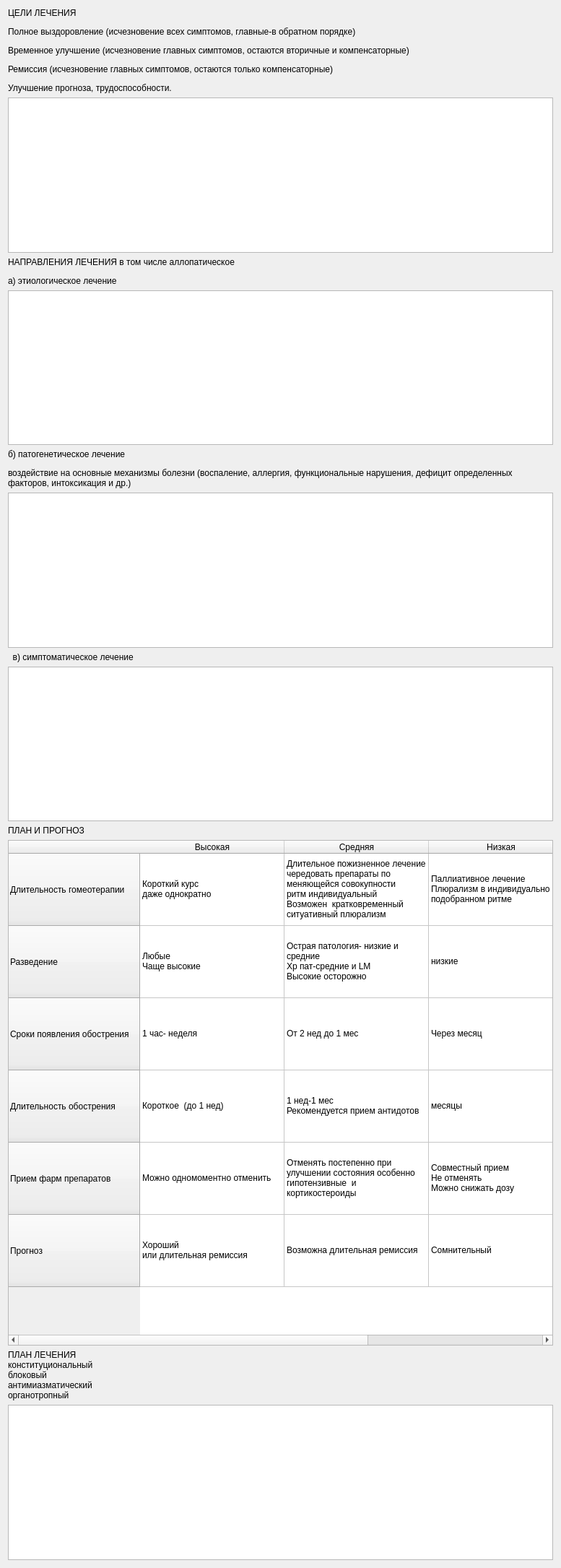
   <widget class="QWidget" name="treatmentPlanContents">
    <property name="geometry">
     <rect>
      <x>0</x>
      <y>0</y>
      <width>777</width>
      <height>2171</height>
     </rect>
    </property>
    <layout class="QVBoxLayout" name="treatmentPlanLayout">
     <item>
      <widget class="QLabel" name="label174">
       <property name="text">
        <string>&lt;html&gt;&lt;head/&gt;&lt;body&gt;&lt;p&gt;ЦЕЛИ ЛЕЧЕНИЯ&lt;/p&gt;&lt;p&gt;Полное выздоровление (исчезновение всех симптомов, главные-в обратном порядке)&lt;/p&gt;&lt;p&gt;Временное улучшение (исчезновение главных симптомов, остаются вторичные и компенсаторные)&lt;/p&gt;&lt;p&gt;Ремиссия (исчезновение главных симптомов, остаются только компенсаторные)&lt;/p&gt;&lt;p&gt;Улучшение прогноза, трудоспособности.&lt;/p&gt;&lt;/body&gt;&lt;/html&gt;</string>
       </property>
       <property name="wordWrap">
        <bool>true</bool>
       </property>
      </widget>
     </item>
     <item>
      <widget class="QTextEdit" name="edit174">
       <property name="html">
        <string>&lt;!DOCTYPE HTML PUBLIC &quot;-//W3C//DTD HTML 4.0//EN&quot; &quot;http://www.w3.org/TR/REC-html40/strict.dtd&quot;&gt;
&lt;html&gt;&lt;head&gt;&lt;meta name=&quot;qrichtext&quot; content=&quot;1&quot; /&gt;&lt;meta charset=&quot;utf-8&quot; /&gt;&lt;style type=&quot;text/css&quot;&gt;
p, li { white-space: pre-wrap; }
hr { height: 1px; border-width: 0; }
li.unchecked::marker { content: &quot;\2610&quot;; }
li.checked::marker { content: &quot;\2612&quot;; }
&lt;/style&gt;&lt;/head&gt;&lt;body style=&quot; font-family:'Segoe UI'; font-size:9pt; font-weight:400; font-style:normal;&quot;&gt;
&lt;p style=&quot;-qt-paragraph-type:empty; margin-top:0px; margin-bottom:0px; margin-left:0px; margin-right:0px; -qt-block-indent:0; text-indent:0px;&quot;&gt;&lt;br /&gt;&lt;/p&gt;&lt;/body&gt;&lt;/html&gt;</string>
       </property>
       <property name="plainText">
        <string/>
       </property>
      </widget>
     </item>
     <item>
      <widget class="QLabel" name="label175">
       <property name="text">
        <string>&lt;html&gt;&lt;head/&gt;&lt;body&gt;&lt;p&gt;НАПРАВЛЕНИЯ ЛЕЧЕНИЯ  в том числе аллопатическое&lt;/p&gt;&lt;p&gt;   а) этиологическое лечение&lt;/p&gt;&lt;/body&gt;&lt;/html&gt;</string>
       </property>
       <property name="wordWrap">
        <bool>true</bool>
       </property>
      </widget>
     </item>
     <item>
      <widget class="QTextEdit" name="edit175"/>
     </item>
     <item>
      <widget class="QLabel" name="label176">
       <property name="text">
        <string>&lt;html&gt;&lt;head/&gt;&lt;body&gt;&lt;p&gt;  б) патогенетическое лечение&lt;/p&gt;&lt;p&gt;воздействие на основные механизмы болезни (воспаление, аллергия, функциональные нарушения, дефицит определенных факторов, интоксикация и др.)&lt;/p&gt;&lt;/body&gt;&lt;/html&gt;</string>
       </property>
       <property name="wordWrap">
        <bool>true</bool>
       </property>
      </widget>
     </item>
     <item>
      <widget class="QTextEdit" name="edit176">
       <property name="html">
        <string>&lt;!DOCTYPE HTML PUBLIC &quot;-//W3C//DTD HTML 4.0//EN&quot; &quot;http://www.w3.org/TR/REC-html40/strict.dtd&quot;&gt;
&lt;html&gt;&lt;head&gt;&lt;meta name=&quot;qrichtext&quot; content=&quot;1&quot; /&gt;&lt;meta charset=&quot;utf-8&quot; /&gt;&lt;style type=&quot;text/css&quot;&gt;
p, li { white-space: pre-wrap; }
hr { height: 1px; border-width: 0; }
li.unchecked::marker { content: &quot;\2610&quot;; }
li.checked::marker { content: &quot;\2612&quot;; }
&lt;/style&gt;&lt;/head&gt;&lt;body style=&quot; font-family:'Segoe UI'; font-size:9pt; font-weight:400; font-style:normal;&quot;&gt;
&lt;p style=&quot;-qt-paragraph-type:empty; margin-top:0px; margin-bottom:0px; margin-left:0px; margin-right:0px; -qt-block-indent:0; text-indent:0px;&quot;&gt;&lt;br /&gt;&lt;/p&gt;&lt;/body&gt;&lt;/html&gt;</string>
       </property>
       <property name="plainText">
        <string/>
       </property>
      </widget>
     </item>
     <item>
      <widget class="QLabel" name="label177">
       <property name="text">
        <string>  в) симптоматическое лечение</string>
       </property>
       <property name="wordWrap">
        <bool>true</bool>
       </property>
      </widget>
     </item>
     <item>
      <widget class="QTextEdit" name="edit177"/>
     </item>
     <item>
      <widget class="QLabel" name="labelForTable4">
       <property name="text">
        <string>&lt;html&gt;&lt;head/&gt;&lt;body&gt;&lt;p&gt;ПЛАН И ПРОГНОЗ&lt;/p&gt;&lt;/body&gt;&lt;/html&gt;</string>
       </property>
      </widget>
     </item>
     <item>
      <widget class="QTableWidget" name="table4">
       <property name="minimumSize">
        <size>
         <width>0</width>
         <height>700</height>
        </size>
       </property>
       <attribute name="horizontalHeaderDefaultSectionSize">
        <number>200</number>
       </attribute>
       <attribute name="verticalHeaderDefaultSectionSize">
        <number>100</number>
       </attribute>
       <row>
        <property name="text">
         <string>Длительность гомеотерапии</string>
        </property>
       </row>
       <row>
        <property name="text">
         <string>Разведение</string>
        </property>
       </row>
       <row>
        <property name="text">
         <string>Сроки появления обострения</string>
        </property>
       </row>
       <row>
        <property name="text">
         <string>Длительность обострения</string>
        </property>
       </row>
       <row>
        <property name="text">
         <string>Прием фарм препаратов</string>
        </property>
       </row>
       <row>
        <property name="text">
         <string>Прогноз</string>
        </property>
       </row>
       <column>
        <property name="text">
         <string>Высокая</string>
        </property>
       </column>
       <column>
        <property name="text">
         <string>Средняя</string>
        </property>
       </column>
       <column>
        <property name="text">
         <string>Низкая</string>
        </property>
       </column>
       <item row="0" column="0">
        <property name="text">
         <string>Короткий курс 
даже однократно</string>
        </property>
       </item>
       <item row="0" column="1">
        <property name="text">
         <string>Длительное пожизненное лечение  чередовать препараты по меняющейся совокупности
ритм индивидуальный
Возможен  кратковременный ситуативный плюрализм</string>
        </property>
       </item>
       <item row="0" column="2">
        <property name="text">
         <string>Паллиативное лечение
Плюрализм в индивидуально подобранном ритме</string>
        </property>
       </item>
       <item row="1" column="0">
        <property name="text">
         <string>Любые
Чаще высокие</string>
        </property>
       </item>
       <item row="1" column="1">
        <property name="text">
         <string>Острая патология- низкие и средние
Хр пат-средние и LM
Высокие осторожно</string>
        </property>
       </item>
       <item row="1" column="2">
        <property name="text">
         <string>низкие</string>
        </property>
       </item>
       <item row="2" column="0">
        <property name="text">
         <string>1 час- неделя</string>
        </property>
       </item>
       <item row="2" column="1">
        <property name="text">
         <string>От 2 нед до 1 мес</string>
        </property>
       </item>
       <item row="2" column="2">
        <property name="text">
         <string>Через месяц</string>
        </property>
       </item>
       <item row="3" column="0">
        <property name="text">
         <string>Короткое  (до 1 нед)</string>
        </property>
       </item>
       <item row="3" column="1">
        <property name="text">
         <string>1 нед-1 мес
Рекомендуется прием антидотов</string>
        </property>
       </item>
       <item row="3" column="2">
        <property name="text">
         <string>месяцы</string>
        </property>
       </item>
       <item row="4" column="0">
        <property name="text">
         <string>Можно одномоментно отменить</string>
        </property>
       </item>
       <item row="4" column="1">
        <property name="text">
         <string>Отменять постепенно при улучшении состояния особенно гипотензивные  и кортикостероиды</string>
        </property>
       </item>
       <item row="4" column="2">
        <property name="text">
         <string>Совместный прием
Не отменять
Можно снижать дозу</string>
        </property>
       </item>
       <item row="5" column="0">
        <property name="text">
         <string>Хороший  
или длительная ремиссия</string>
        </property>
       </item>
       <item row="5" column="1">
        <property name="text">
         <string>Возможна длительная ремиссия</string>
        </property>
       </item>
       <item row="5" column="2">
        <property name="text">
         <string>Сомнительный</string>
        </property>
       </item>
      </widget>
     </item>
     <item>
      <widget class="QLabel" name="label178">
       <property name="text">
        <string>ПЛАН ЛЕЧЕНИЯ
конституциональный 
блоковый
антимиазматический
органотропный</string>
       </property>
       <property name="wordWrap">
        <bool>true</bool>
       </property>
      </widget>
     </item>
     <item>
      <widget class="QTextEdit" name="edit178"/>
     </item>
    </layout>
   </widget>
